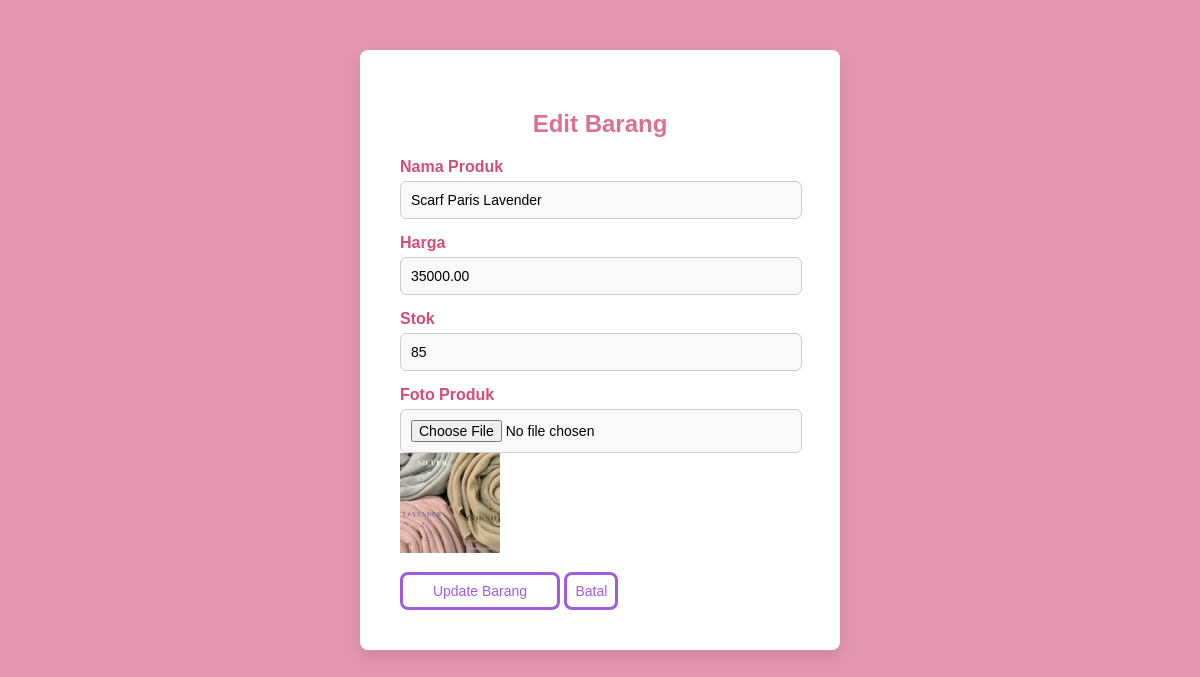
Before: /edit_barang.php?id=1 with the older database file.
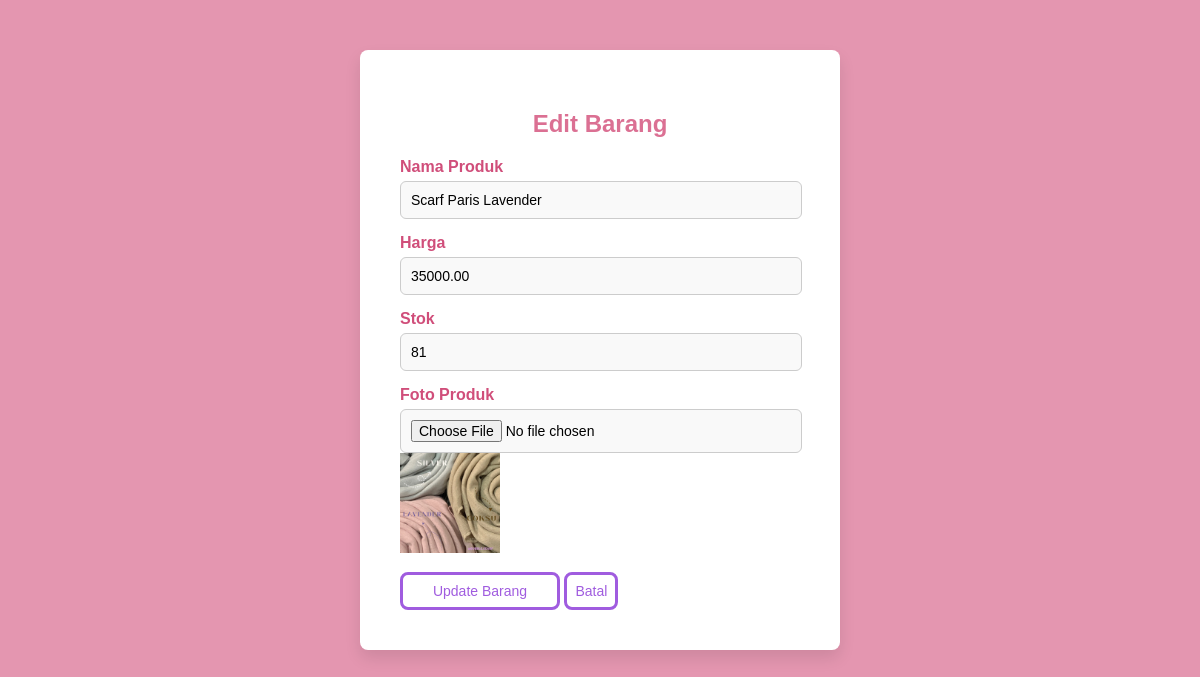
After: the same page with the newer database file.
### tables this page shows
CREATE TABLE `produk` (
  `Id_produk` int(11) NOT NULL,
  `nama_produk` varchar(255) NOT NULL,
  `harga` decimal(10,2) NOT NULL,
  `stok` int(11) NOT NULL,
  `foto_produk` varchar(255) NOT NULL
);

### edit_barang.php (the view, shortened to what this page needs)
<?php
include 'config.php';
if (isset($_GET['id'])) {
    $Id_produk = $_GET['id'];
    $sql = "SELECT * FROM produk WHERE Id_produk = $Id_produk";
    $result = $conn->query($sql);
    if ($result && $result->num_rows > 0) {
        $produk = $result->fetch_assoc();
    } else {
        echo "<script>alert('Produk tidak ditemukan!'); window.location='master_barang.php';</script>";
        exit;
    }
}
?>
<!DOCTYPE html>
<html lang="en">
<head>
    <link rel="stylesheet" href="tambah_data.css">
</head>
<body>
    <div class="container">
        <h2>Edit Barang</h2>
        <form method="POST" action="" enctype="multipart/form-data">
            <div class="form-group">
                <label for="nama_produk">Nama Produk</label>
                <input type="text" id="nama_produk" name="nama_produk" value="<?php echo $produk['nama_produk']; ?>" required>
            </div>
            <div class="form-group">
                <label for="harga">Harga</label>
                <input type="number" id="harga" name="harga" value="<?php echo $produk['harga']; ?>">
            </div>
            <div class="form-group">
                <label for="stok">Stok</label>
                <input type="number" id="stok" name="stok" value="<?php echo $produk['stok']; ?>" required>
            </div>
            <div class="form-group">
                <label for="foto_produk">Foto Produk</label>
                <input type="file" id="foto_produk" name="foto_produk">
                <br>
                <?php if (!empty($produk['foto_produk'])): ?>
                    <img src="uploads/produks/<?php echo $produk['foto_produk']; ?>" alt="Foto Produk" width="100" height="100">
                <?php endif; ?>
            </div>
            <button type="submit" name="submit">Update Barang</button>
            <a href="master_barang.php" class="button">Batal</a>
        </form>
    </div>
</body>
</html>

Changed rows visible on the page:
changed produk "Scarf Paris Lavender": stok "85" → "81"
